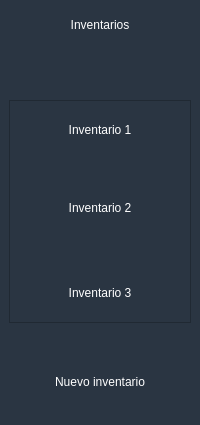
        <widget class="QFrame" name="frameinv">
         <property name="sizePolicy">
          <sizepolicy hsizetype="Minimum" vsizetype="Minimum">
           <horstretch>0</horstretch>
           <verstretch>0</verstretch>
          </sizepolicy>
         </property>
         <property name="layoutDirection">
          <enum>Qt::LeftToRight</enum>
         </property>
         <property name="styleSheet">
          <string notr="true">QFrame{
	background-color : rgb(42,53,66);
	color: white;
	font: 25 15pt &quot;Microsoft JhengHei Light&quot;;
}
QPushButton {
	min-height: 50px;
	text-align: center;
	background-color : rgb(42,53,66);
	color: white;
	font: 25 10pt &quot;Microsoft JhengHei Light&quot;;
}
QPushButton::hover {
	background-color : rgb(50,61,74);
}

QLabel {
	min-height: 50px;
	text-align: center;
}
Spacer{
	min-height: 30px
}
</string>
         </property>
         <property name="frameShape">
          <enum>QFrame::NoFrame</enum>
         </property>
         <property name="frameShadow">
          <enum>QFrame::Plain</enum>
         </property>
         <property name="lineWidth">
          <number>0</number>
         </property>
         <layout class="QVBoxLayout" name="verticalLayout_2">
          <property name="spacing">
           <number>0</number>
          </property>
          <property name="sizeConstraint">
           <enum>QLayout::SetMaximumSize</enum>
          </property>
          <property name="leftMargin">
           <number>9</number>
          </property>
          <property name="topMargin">
           <number>0</number>
          </property>
          <property name="rightMargin">
           <number>9</number>
          </property>
          <property name="bottomMargin">
           <number>14</number>
          </property>
          <item>
           <widget class="QLabel" name="lb_mainapp">
            <property name="sizePolicy">
             <sizepolicy hsizetype="Preferred" vsizetype="Fixed">
              <horstretch>0</horstretch>
              <verstretch>0</verstretch>
             </sizepolicy>
            </property>
            <property name="minimumSize">
             <size>
              <width>0</width>
              <height>50</height>
             </size>
            </property>
            <property name="text">
             <string>Inventarios</string>
            </property>
            <property name="alignment">
             <set>Qt::AlignCenter</set>
            </property>
           </widget>
          </item>
          <item>
           <spacer name="verticalSpacer_2">
            <property name="orientation">
             <enum>Qt::Vertical</enum>
            </property>
            <property name="sizeType">
             <enum>QSizePolicy::Fixed</enum>
            </property>
            <property name="sizeHint" stdset="0">
             <size>
              <width>20</width>
              <height>50</height>
             </size>
            </property>
           </spacer>
          </item>
          <item>
           <widget class="QFrame" name="frameinvbtn">
            <property name="frameShape">
             <enum>QFrame::StyledPanel</enum>
            </property>
            <property name="frameShadow">
             <enum>QFrame::Raised</enum>
            </property>
            <layout class="QVBoxLayout" name="verticalLayout_4">
             <property name="spacing">
              <number>0</number>
             </property>
             <property name="leftMargin">
              <number>0</number>
             </property>
             <property name="topMargin">
              <number>0</number>
             </property>
             <property name="rightMargin">
              <number>0</number>
             </property>
             <property name="bottomMargin">
              <number>0</number>
             </property>
             <item>
              <widget class="QPushButton" name="btn_inv1">
               <property name="sizePolicy">
                <sizepolicy hsizetype="Minimum" vsizetype="Preferred">
                 <horstretch>0</horstretch>
                 <verstretch>0</verstretch>
                </sizepolicy>
               </property>
               <property name="minimumSize">
                <size>
                 <width>0</width>
                 <height>52</height>
                </size>
               </property>
               <property name="text">
                <string>Inventario 1</string>
               </property>
               <property name="flat">
                <bool>true</bool>
               </property>
              </widget>
             </item>
             <item>
              <spacer name="verticalSpacer_3">
               <property name="orientation">
                <enum>Qt::Vertical</enum>
               </property>
               <property name="sizeType">
                <enum>QSizePolicy::Fixed</enum>
               </property>
               <property name="sizeHint" stdset="0">
                <size>
                 <width>20</width>
                 <height>20</height>
                </size>
               </property>
              </spacer>
             </item>
             <item>
              <widget class="QPushButton" name="btn_inv2">
               <property name="sizePolicy">
                <sizepolicy hsizetype="Minimum" vsizetype="Preferred">
                 <horstretch>0</horstretch>
                 <verstretch>0</verstretch>
                </sizepolicy>
               </property>
               <property name="minimumSize">
                <size>
                 <width>0</width>
                 <height>52</height>
                </size>
               </property>
               <property name="text">
                <string>Inventario 2</string>
               </property>
               <property name="flat">
                <bool>true</bool>
               </property>
              </widget>
             </item>
             <item>
              <spacer name="verticalSpacer_4">
               <property name="orientation">
                <enum>Qt::Vertical</enum>
               </property>
               <property name="sizeType">
                <enum>QSizePolicy::Fixed</enum>
               </property>
               <property name="sizeHint" stdset="0">
                <size>
                 <width>20</width>
                 <height>27</height>
                </size>
               </property>
              </spacer>
             </item>
             <item>
              <widget class="QPushButton" name="btn_inv3">
               <property name="sizePolicy">
                <sizepolicy hsizetype="Minimum" vsizetype="Preferred">
                 <horstretch>0</horstretch>
                 <verstretch>0</verstretch>
                </sizepolicy>
               </property>
               <property name="minimumSize">
                <size>
                 <width>0</width>
                 <height>52</height>
                </size>
               </property>
               <property name="text">
                <string>Inventario 3</string>
               </property>
               <property name="flat">
                <bool>true</bool>
               </property>
              </widget>
             </item>
            </layout>
           </widget>
          </item>
          <item>
           <spacer name="verticalSpacer_5">
            <property name="orientation">
             <enum>Qt::Vertical</enum>
            </property>
            <property name="sizeType">
             <enum>QSizePolicy::MinimumExpanding</enum>
            </property>
            <property name="sizeHint" stdset="0">
             <size>
              <width>20</width>
              <height>30</height>
             </size>
            </property>
           </spacer>
          </item>
          <item>
           <widget class="QPushButton" name="btn_addinv">
            <property name="text">
             <string>Nuevo inventario</string>
            </property>
            <property name="checkable">
             <bool>false</bool>
            </property>
            <property name="flat">
             <bool>true</bool>
            </property>
           </widget>
          </item>
         </layout>
        </widget>
